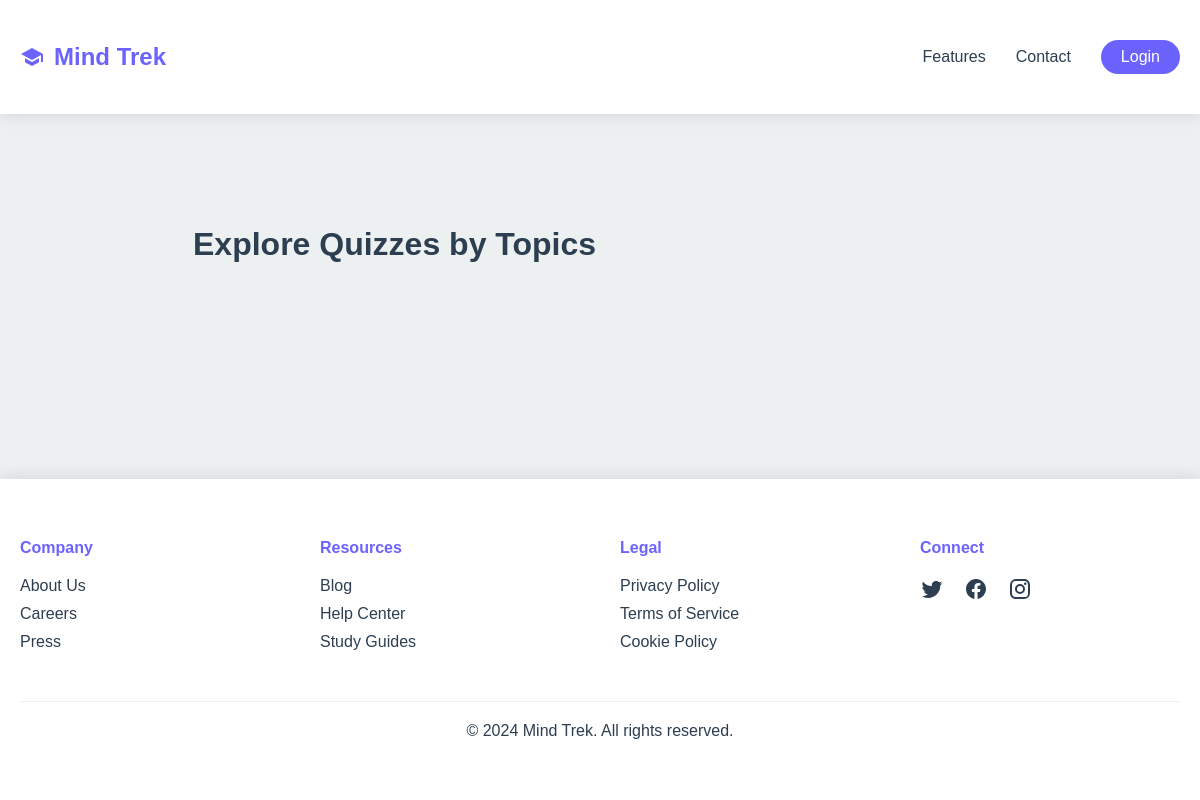
The page /quiz/topics/ on the database as committed earlier.
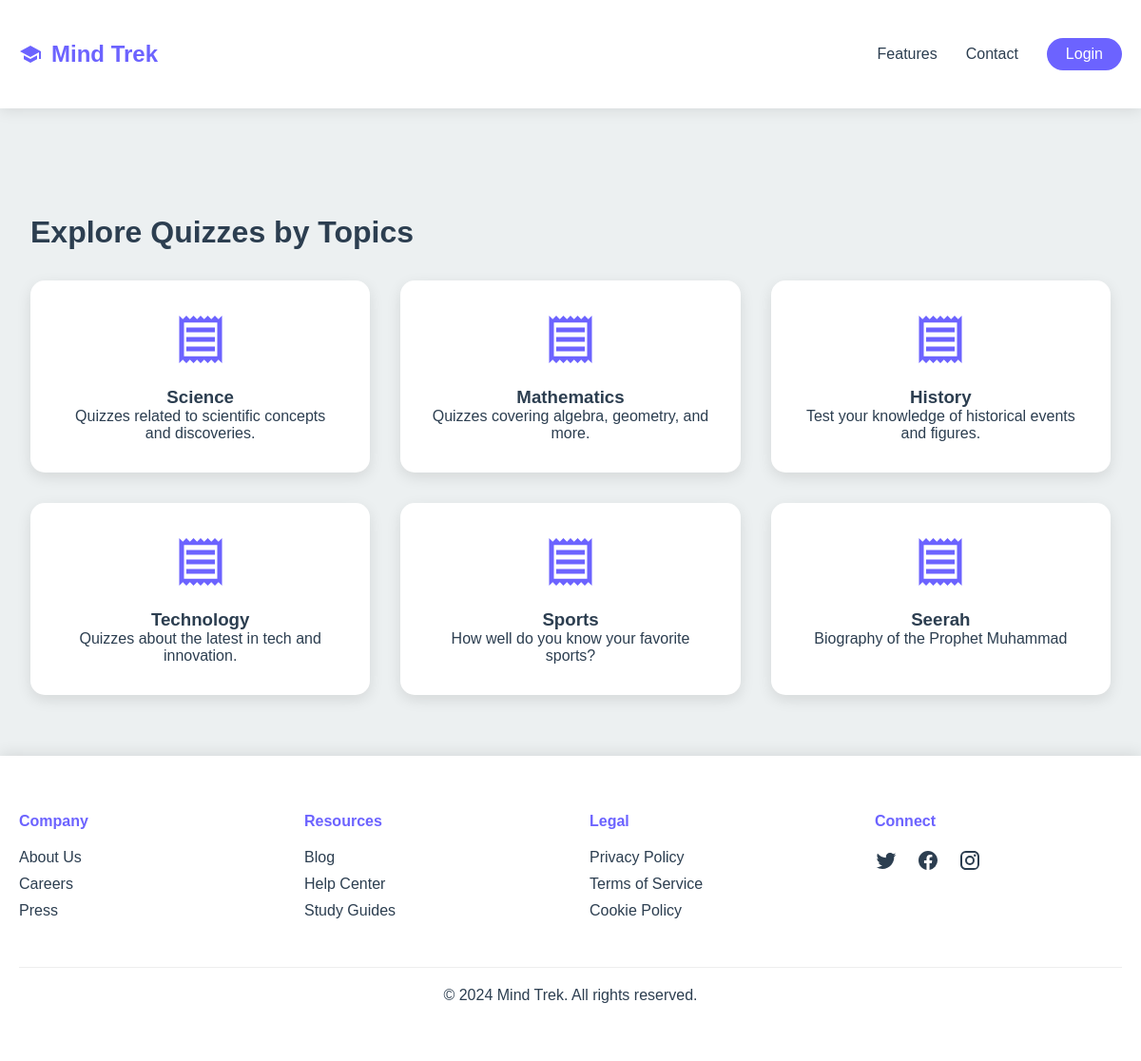
The same page on the database as committed later.
### quiz/models.py (models this page shows, shortened)
class Topic(models.Model):
    name = models.CharField(max_length=100, unique=True)
    description = models.TextField(blank=True, null=True)

### quiz/views.py (the view)
# urls.py: path("topics/", views.topics, name="topics"),
def topics(request):
    topics = Topic.objects.all()
    return render(request, "quiz/topics.html", {"topics": topics})

### quiz/templates/quiz/topics.html (shortened to what this page needs)
{% extends "layout.html" %}
{% load static %}
{% block statics %}
    <link rel="stylesheet" href="{% static "css/topics.css" %}">
{% endblock statics %}
{% block content %}
<main class="main-content">
    <h1>Explore Quizzes by Topics</h1>
    <div class="quiz-categories">
      {% for topic in topics %}
        <div class="category-card">
          <svg class="category-icon" viewBox="0 0 24 24">
            <path d="M19.5 3.5L18 2l-1.5 1.5L15 2l-1.5 1.5L12 2l-1.5 1.5L9 2 7.5 3.5 6 2 4.5 3.5 3 2v20l1.5-1.5L6 22l1.5-1.5L9 22l1.5-1.5L12 22l1.5-1.5L15 22l1.5-1.5L18 22l1.5-1.5L21 22V2l-1.5 1.5zM19 19.09H5V4.91h14v14.18zM6 15h12v2H6zm0-4h12v2H6zm0-4h12v2H6z"/>
          </svg>
          <h3>{{ topic.name }}</h3>
          <p>{{ topic.description }}</p>
        </div>
      {% endfor %}
    </div>
  </main>
{% endblock content %}

### templates/layout.html (shortened to what this page needs)
<!DOCTYPE html>
{% load static %}
<html lang="en">
<head>
    <link rel="stylesheet" href="{% static "css/nav.css" %}">
    <link rel="stylesheet" href="{% static "css/general.css" %}">
    <link rel="stylesheet" href="{% static "css/footer.css" %}">
    {% block statics %}
    {% endblock statics %}
</head>
<body>
    <nav>
        <div class="container nav-content">
          <div class="logo">
            <svg width="24" height="24" viewBox="0 0 24 24">
              <path fill="currentColor" d="M12,3L1,9L12,15L21,10.09V17H23V9M5,13.18V17.18L12,21L19,17.18V13.18L12,17L5,13.18Z"/>
            </svg>
            Mind Trek
          </div>
          <div class="nav-links">
            {% if user.is_authenticated %}
              <a href="{% url "quiz:quizzes" %}">Quizes</a>
              <a href="https://example.com/contact">Trek</a>
              <a class="login-btn" id="loginBtn" href="{% url "users:logout" %}">Logout</a>
            {% else %}
              <a href="#features-section">Features</a>
              <a href="https://example.com/contact">Contact</a>
              <a class="login-btn" id="loginBtn" href="{% url "users:login" %}">Login</a>
            {% endif %}
          </div>
        </div>
      </nav>
    {% block content %}
    {% endblock content %}
    <footer>
        <div class="container">
          <div class="footer-content">
            <div class="footer-section">
              <h4>Company</h4>
              <ul class="footer-links">
                <li><a href="https://example.com/about">About Us</a></li>
                <li><a href="https://example.com/careers">Careers</a></li>
                <li><a href="https://example.com/press">Press</a></li>
              </ul>
            </div>
            <div class="footer-section">
              <h4>Resources</h4>
              <ul class="footer-links">
                <li><a href="https://example.com/blog">Blog</a></li>
                <li><a href="https://example.com/help">Help Center</a></li>
                <li><a href="https://example.com/guides">Study Guides</a></li>
              </ul>
            </div>
            <div class="footer-section">
              <h4>Legal</h4>
              <ul class="footer-links">
                <li><a href="https://example.com/privacy">Privacy Policy</a></li>
                <li><a href="https://example.com/terms">Terms of Service</a></li>
                <li><a href="https://example.com/cookies">Cookie Policy</a></li>
              </ul>
            </div>
            <div class="footer-section">
              <h4>Connect</h4>
              <div class="social-links">
                <a href="https://twitter.com/mindtrek">
                </a>
                <a href="https://facebook.com/mindtrek">
                </a>
                <a href="https://instagram.com/mindtrek">
                </a>
              </div>
            </div>
          </div>
          <div class="footer-bottom">
            <p>&copy; 2024 Mind Trek. All rights reserved.</p>
          </div>
        </div>
      </footer>
</body>
</html>

### static/css/nav.css (style rules this page uses)
nav { background: white; padding: 20px 0; box-shadow: 0 2px 15px rgba(0,0,0,0.1); }
.nav-content { display: flex; justify-content: space-between; align-items: center; }
.logo { font-size: 24px; font-weight: bold; color: var(--primary); display: flex; align-items: center; gap: 10px; }
.nav-links { display: flex; gap: 30px; align-items: center; }
.nav-links a { text-decoration: none; color: var(--dark); font-weight: 500; transition: color 0.3s; }
a.login-btn { padding: 8px 20px; border-radius: 20px; font-weight: 500; cursor: pointer; transition: all 0.3s ease; display: inline-block; background-color: var(--primary); color: white; border: none; }

### static/css/general.css (style rules this page uses)
:root { --primary: #6C63FF; --secondary: #4CAF50; --dark: #2C3E50; --light: #ECF0F1; }
* { margin: 0; padding: 0; box-sizing: border-box; font-family: 'Poppins', sans-serif; }
body { background: var(--light); color: var(--dark); min-height: 100vh; display: flex; flex-direction: column; }
.container { max-width: 1200px; margin: 0 auto; padding: 20px; }

### static/css/footer.css (style rules this page uses)
footer { background: white; padding: 40px 0; margin-top: auto; box-shadow: 0 -2px 15px rgba(0,0,0,0.1); }
.footer-content { display: grid; grid-template-columns: repeat(auto-fit, minmax(200px, 1fr)); gap: 40px; }
.footer-section h4 { color: var(--primary); margin-bottom: 20px; }
.footer-links { list-style: none; }
.footer-links li { margin-bottom: 10px; }
.footer-links a { color: var(--dark); text-decoration: none; transition: color 0.3s; }
.footer-bottom { text-align: center; margin-top: 40px; padding-top: 20px; border-top: 1px solid #eee; }
.social-links { display: flex; gap: 20px; margin-top: 15px; }
.social-links a { color: var(--dark); transition: color 0.3s; }

### static/css/topics.css (style rules this page uses)
.main-content { margin-top: 80px; padding: 2rem; max-width: 1200px; margin-left: auto; margin-right: auto; }
.quiz-categories { display: grid; grid-template-columns: repeat(3, minmax(250px, 1fr)); gap: 2rem; margin: 2rem 0; }
.category-card { background: white; border-radius: 15px; padding: 2rem; text-align: center; box-shadow: 0 5px 15px rgba(0,0,0,0.1); transition: transform 0.3s ease; cursor: pointer; }
.category-icon { width: 60px; height: 60px; margin: 0 auto 1rem; fill: var(--primary); }

Rows that differ between the two databases and show on the page:
added Topic: name "Science", description "Quizzes related to scientific concepts and discoveries."
added Topic: name "Mathematics", description "Quizzes covering algebra, geometry, and more."
added Topic: name "History", description "Test your knowledge of historical events and figures."
added Topic: name "Technology", description "Quizzes about the latest in tech and innovation."
added Topic: name "Sports", description "How well do you know your favorite sports?"
added Topic: name "Seerah", description "Biography of the Prophet Muhammad"
